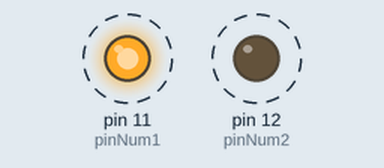
This program was run on a simulated Raspberry Pi (header pin numbers). Parts: output pins drawn as LEDs (lit = HIGH). Dashed ring = blinking.

Above: at 0.2 s.
Timing chart, 0 to 3.0 s (numbered marks = the images above):
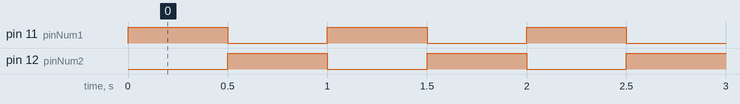

Measured:
- by itself, pin 11 (pinNum1), pin 12 (pinNum2): alternates HIGH for 0.50 s and LOW for 0.50 s

The program:

LED.py
```python
#!/usr/bin/python

import RPi.GPIO as GPIO
import time
pinNum1 = 11
pinNum2 = 12
GPIO.setmode(GPIO.BOARD)
GPIO.setup(pinNum1,GPIO.OUT)
GPIO.setup(pinNum2,GPIO.OUT)


while True:
	GPIO.output(pinNum1, GPIO.HIGH)
	GPIO.output(pinNum2, GPIO.LOW)
	time.sleep(0.5)
	GPIO.output(pinNum1, GPIO.LOW)
	GPIO.output(pinNum2, GPIO.HIGH)
	time.sleep(0.5)
```
